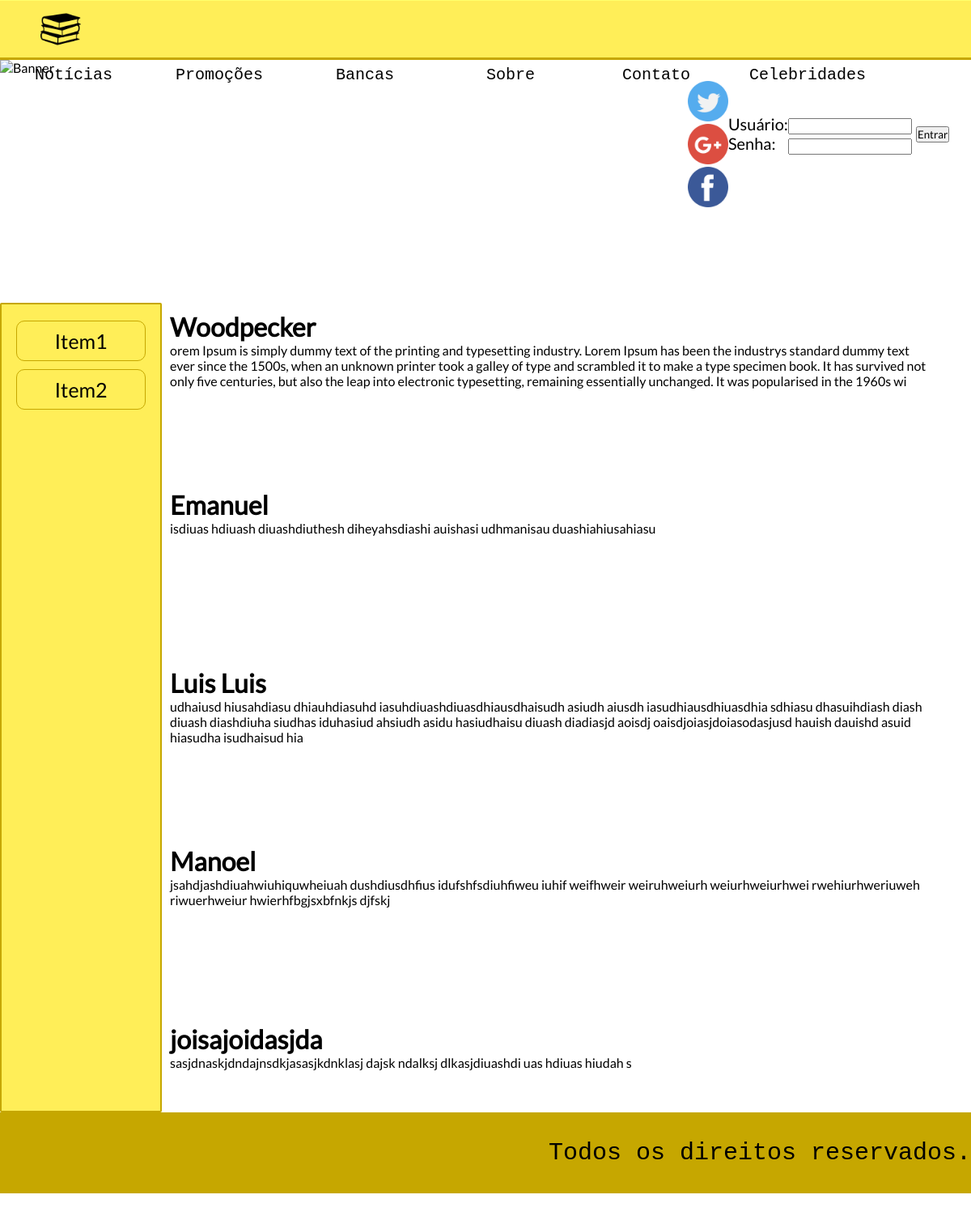
Page /sobre.php on the committed database.
### tables this page shows
CREATE TABLE `tbl_sobre` (
  `id` int(11) NOT NULL AUTO_INCREMENT,
  `nome` varchar(200) NOT NULL,
  `sobre` longtext NOT NULL,
  `ativo` int(11) NOT NULL,
  PRIMARY KEY (`id`,`nome`)
);

### conexao.php (called while the page is built)
<?php
    function conexaoDb(){
        $host = "localhost";
        $database = "db_banca";
        $user = "root";
        $password = "bcd127";
        if(!$conexao = mysqli_connect($host,$user,$password,$database)){
            echo('Erro na conexão com o Banco de Dados');
        }
        return $conexao;
    }
?>

### db.php (called while the page is built, shortened)
<?php
    include_once "conexao.php";
	function selectSobres(){
        $sql = "SELECT * from tbl_sobre";
        return mysqli_query(conexaoDb(), $sql);
    }
?>

### sobre.php (the view, shortened to what this page needs)
<?php
    include_once "db.php";
    $select = selectSobres();
?>
<!doctype html>
<html lang="pt-br">
	<head>
        <link rel="stylesheet" type="text/css" href="css/style.css">
        <link rel="stylesheet" type="text/css" href="slick/slick.css"/>
        <link rel="stylesheet" type="text/css" href="slick/slick-theme.css"/>
	</head>
	<body>
        <header id="cabecalho">
            <div id="logo"><a href="index.php"><img src="imagens/logo.png" alt="Banca Bugs Bunny"></a></div>
            <nav id="menu">
                <ul>
                    <li>
                        <a href="noticias.php">Notícias</a>
                    </li>
                    <li>
                        <a href="promocoes.php">Promoções</a>
                    </li>
                    <li>
                        <a href="bancas.php">Bancas</a>
                    </li>
                    <li>
                        <a href="sobre.php">Sobre</a>
                    </li>
                    <li>
                        <a href="contato.php">Contato</a>
                    </li>
                    <li>
                        <a href="celebridades.php">Celebridades</a>
                    </li>
                </ul>
            </nav>
            <form method="POST" action="login.php">
            <div id="login">
                <div id="txtLogin">
                    Usuário:<br>
                    Senha:
                </div>
                <div id="caixaLogin">
                    <input type="text" name="txtUsuario" id="entrar"><br>
                    <input type="password" name="txtSenha" id="senha"><br>
                </div>
                <div id="botaoLogin">
                    <input type="submit" name="login" value="Entrar">
                </div>
            </div>
            </form>
        </header>
        <div id="caixaEspecial"></div>
        <div id="conteudoPrincipal">
            <main id="conteudo">
                <div class="slider">
                    <div><img src="imagens/3.jpg" alt="Banner"></div>
                </div>
                <nav id="categorias">
                    <a href=""><div class="itemCategoria">Item1</div></a>
                    <a href=""><div class="itemCategoria">Item2</div></a>
                </nav>
                <div id="itens">
				<?php
                        while($rsSobre = mysqli_fetch_array($select)){
                        $ativo = $rsSobre["ativo"];
                            if($ativo){
                    ?>
                    <div class="sobre">
                        <h1><?php echo($rsSobre["nome"])?></h1>
                        <p><?php echo($rsSobre["sobre"])?></p>
                    </div>
					<?php
                            }
                        }
                    ?>
                </div>
            </main>
            <footer id="rodape">
                Todos os direitos reservados.
            </footer>
        </div>
            <div id="redesSociais">
                <div id="twitter"><a href="http://twitter.com"><img src="imagens/twitter.png" alt="Twitter"></a></div>
                <div id="googleplus"><a href="http://plus.google.com"><img src="imagens/googleplus.png" alt="Google plus"></a></div>
                <div id="facebook"><a href="http://facebook.com"><img src="imagens/facebook.png" alt="Facebook"></a></div>
            </div>
    </body>
</html>

### css/style.css (style rules this page uses)
* { margin: 0px; padding: 0px; text-decoration: none; font-family: lato; }
#cabecalho { width: 100%; height: 70px; background-color: #ffee58; position: fixed; border-bottom: 3px solid #c6a700; border-top: 1px solid #ffff6b; z-index: 5; }
#logo { width: 100px; height: 50px; margin-top: 10px; margin-left: 50px; float: left; }
#logo img { width: 50px; height: 50px; transition: 0.25s; }
#menu { width: auto; height: 70px; margin-left: 1px; float: left; }
#menu li { list-style-type: none; float: left; }
#menu li a { width: 130px; height: 30px; list-style-type: none; padding: 20px 25px; float: left; text-align: center; display: block; color: black; transition: 0.5s; font-size: 20px; font-family: monospace; }
#login { width: 300px; height: 70px; margin-right: 0px; float: right; font-size: 20px; }
#txtLogin { margin-top: 10px; float: left; }
#caixaLogin { margin-top: 10px; float: left; }
#botaoLogin { height: 70px; margin-top: 20px; margin-left: 5px; float: left; }
#caixaEspecial { width: 100%; height: 74px; }
#conteudoPrincipal { height: 1300px; width: 1200px; margin-left: auto; margin-right: auto; }
#conteudo { height: 1300px; width: 1200px; }
.slider { height: 300px; width: 1200px; }
.slider img { height: 300px; width: 1200px; }
#categorias { padding-top:10px; width: 196px; height: 986px; background-color: #ffee58; border: 2px solid #c6a700; border-radius: 2px; float: left; }
.itemCategoria { margin-top: 10px; width: 158px; height: 48px; border: 1px solid #c6a700; text-align: center; font-size: 25px; color: black; line-height: 48px; border-radius: 10px; margin-left: auto; margin-right: auto; }
#itens { width: 1000px; height: 1000px; max-height: auto; float: left; overflow: auto ; }
#rodape { height: 100px; width: 1200px; background-color: #c6a700; text-align: right; line-height: 100px; font-size: 30px; font-family: monospace; clear: both; }
#redesSociais { height: 150px; width: 50px; position: fixed; right: 300px; top: 100px; }
#redesSociais img { height: 50px; width: 50px; }
.sobre { width: 948px; height: 200px; padding: 10px; }

### rows in the picture
tbl_sobre: nome "Woodpecker", sobre "orem Ipsum is simply dummy text of the printing and typesetting industry. Lorem Ipsum has been the industrys standard dummy text ever since the 1500s, when an unknown printer took a galley of type and scrambled it to make a type specimen book. It has survived not only five centuries, but also the leap into electronic typesetting, remaining essentially unchanged. It was popularised in the 1960s wi"
tbl_sobre: nome "Emanuel", sobre "isdiuas hdiuash diuashdiuthesh diheyahsdiashi auishasi udhmanisau duashiahiusahiasu"
tbl_sobre: nome "Luis Luis", sobre "udhaiusd hiusahdiasu dhiauhdiasuhd iasuhdiuashdiuasdhiausdhaisudh asiudh aiusdh iasudhiausdhiuasdhia sdhiasu dhasuihdiash diash diuash diashdiuha siudhas iduhasiud ahsiudh asidu hasiudhaisu diuash diadiasjd aoisdj oaisdjoiasjdoiasodasjusd hauish dauishd asuid hiasudha isudhaisud hia"
tbl_sobre: nome "Manoel", sobre "jsahdjashdiuahwiuhiquwheiuah dushdiusdhfius idufshfsdiuhfiweu iuhif weifhweir weiruhweiurh weiurhweiurhwei rwehiurhweriuweh riwuerhweiur hwierhfbgjsxbfnkjs djfskj"
tbl_sobre: nome "joisajoidasjda", sobre "sasjdnaskjdndajnsdkjasasjkdnklasj dajsk ndalksj dlkasjdiuashdi uas hdiuas hiudah s"
